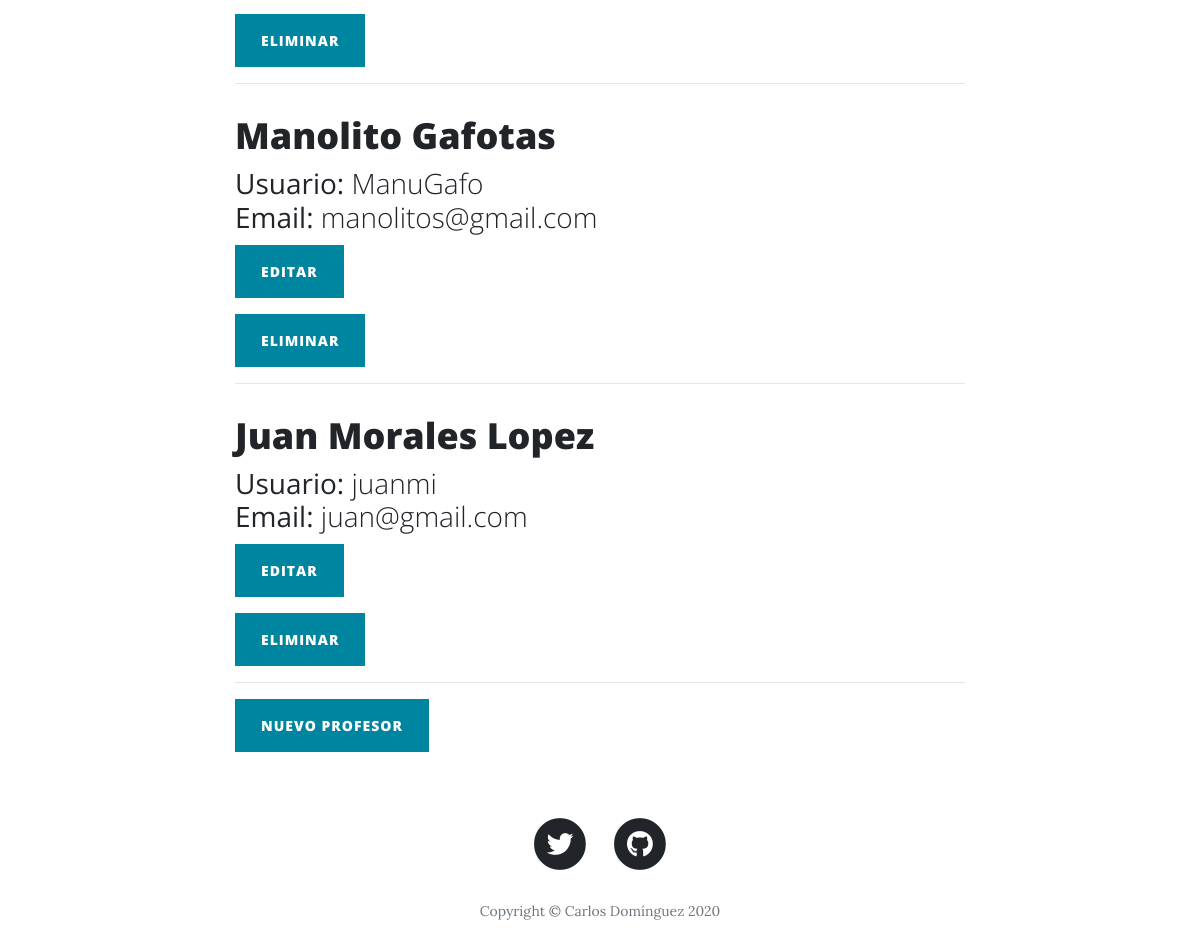
Before: /admin/admin.php (lower part) with the older database file.
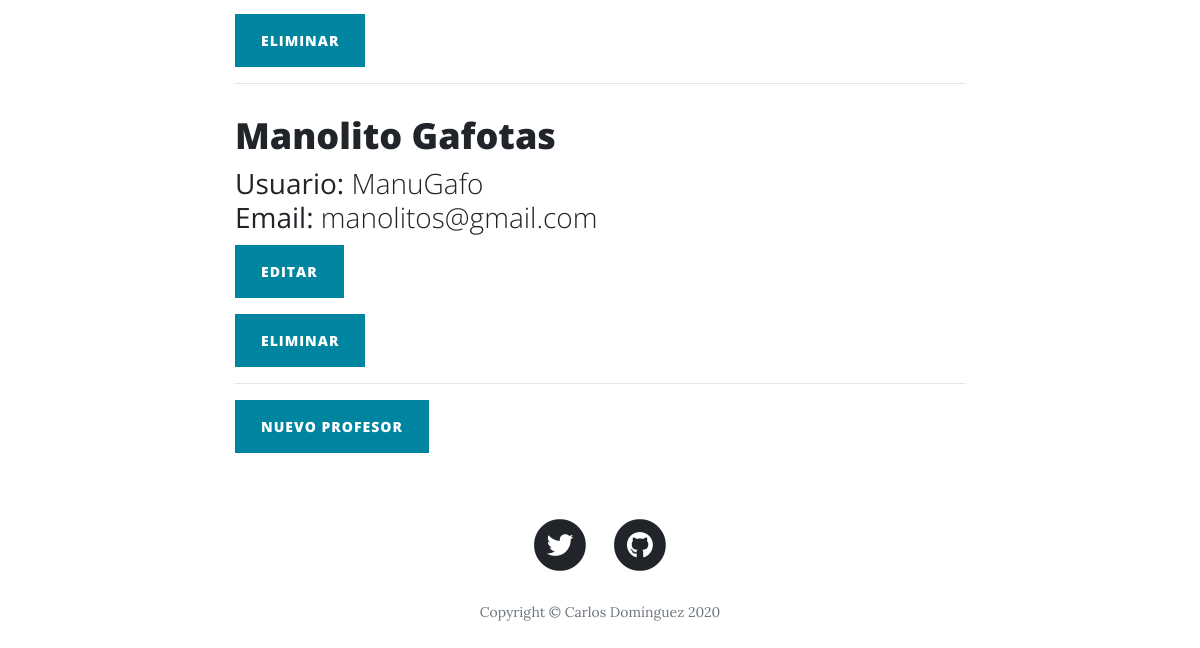
After: the same page with the newer database file.
### tables this page shows
CREATE TABLE `profesores` (
  `id` int(11) NOT NULL,
  `nombre` varchar(50) NOT NULL,
  `apellidos` varchar(100) NOT NULL,
  `usuario` varchar(50) NOT NULL,
  `email` varchar(100) NOT NULL,
  `contrasenia` varchar(75) NOT NULL,
  `admin` tinyint(1) NOT NULL DEFAULT 0
);

### admin/admin.php (the view, shortened to what this page needs)
<!DOCTYPE html>
<html lang="en">
<head>
  <link href="../vendor/bootstrap/css/bootstrap.min.css" rel="stylesheet">
  <link href="../vendor/fontawesome-free/css/all.min.css" rel="stylesheet" type="text/css">
  <link href="../css/clean-blog.min.css" rel="stylesheet">
</head>
<body>
  <?php
    $conn = mysqli_connect('localhost', 'root', '1234', 'herpic');
    $mostar_profe = mysqli_query($conn, "SELECT id, nombre, apellidos, usuario, email FROM profesores WHERE admin=0")
  ?>
  <div class="container">
    <div class="row">
      <div class="col-lg-8 col-md-10 mx-auto">
      <?php
        while ($reg = mysqli_fetch_array($mostar_profe)){
          $idprof = $reg['id'];
      ?>
      <div class="post-preview">
          <a>
            <h2 class="post-title">
              <?php
                echo $reg['nombre'] . " " .$reg['apellidos'];
              ?>
            </h2>
            <h3 class="post-subtitle">
              <?php
                echo "<b> Usuario: </b>" . $reg['usuario'];
                echo "<br>";
                echo "<b> Email: </b>" . $reg['email'];
              ?>
            </h3>
          </a>
            <form action="editprof.php" method="POST">
              <div class="form-group">
                <button type="submit" class="btn btn-primary" id="sendMessageButton" name="editar" value="<?php echo $idprof ?>">Editar</button>
              </div>
            </form>
            <form action="eliminarprof.php" method="POST">
              <div class="form-group">
              <button type="submit" class="btn btn-primary" id="sendMessageButton" name="eliminar" value="<?php echo $idprof ?>">Eliminar</button>
              </div>
            </form>
        </div>
        <hr>
      <?php
      }
      ?>
      <form action="newprof.php">
        <div class="form-group">
          <button type="submit" class="btn btn-primary" id="sendMessageButton">Nuevo Profesor</button>
        </div>
      </form>
  <footer>
    <div class="container">
      <div class="row">
        <div class="col-lg-8 col-md-10 mx-auto">
          <ul class="list-inline text-center">
            <li class="list-inline-item">
              <a href="https://twitter.com/Herpico">
                <span class="fa-stack fa-lg">
                  <i class="fas fa-circle fa-stack-2x"></i>
                  <i class="fab fa-twitter fa-stack-1x fa-inverse"></i>
                </span>
              </a>
            </li>
            <li class="list-inline-item">
              <a href="https://github.com/Carlos-DR/ProyectoPASIR">
                <span class="fa-stack fa-lg">
                  <i class="fas fa-circle fa-stack-2x"></i>
                  <i class="fab fa-github fa-stack-1x fa-inverse"></i>
                </span>
              </a>
            </li>
          </ul>
          <p class="copyright text-muted">Copyright &copy; Carlos Domínguez 2020</p>
        </div>
      </div>
    </div>
  </footer>
</body>
</html>

Changed rows visible on the page:
removed profesores: nombre "Juan", apellidos "Morales Lopez", usuario "juanmi", email "juan@gmail.com", $idprof 10 (drawn)
